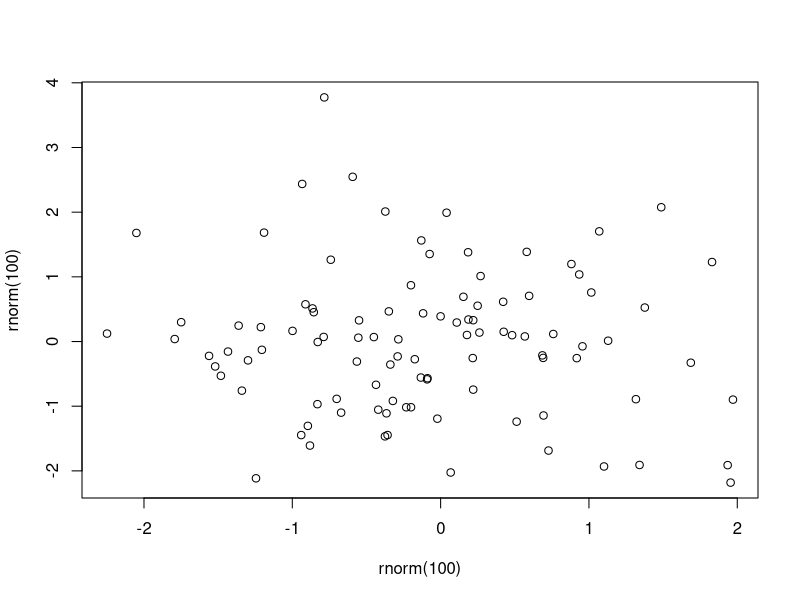
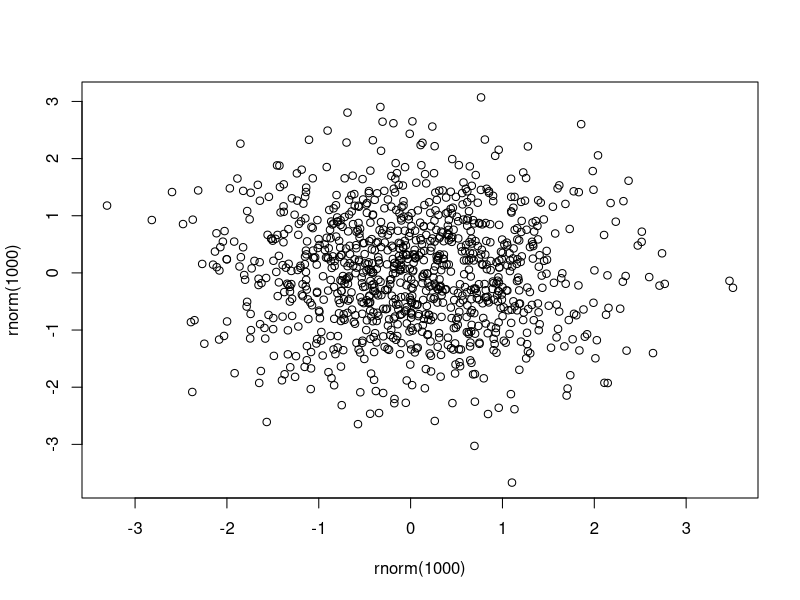
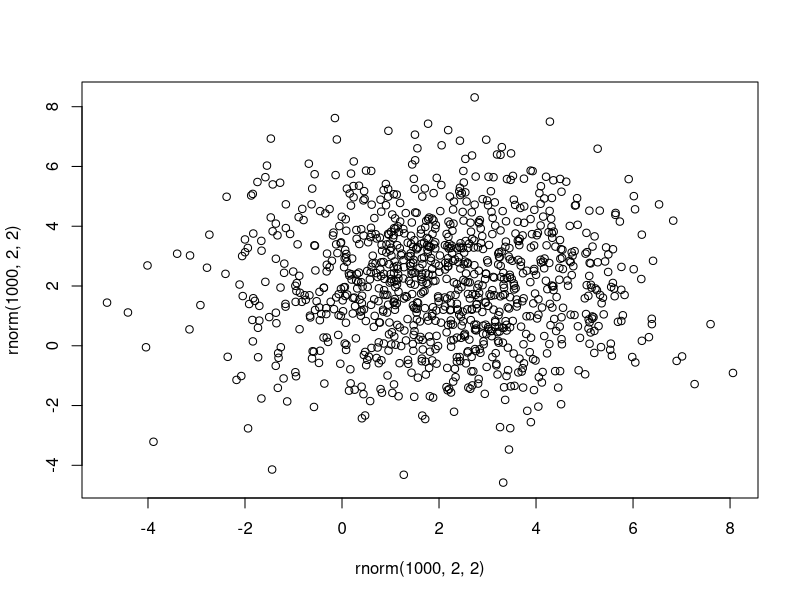

Generate these figures, in order, with R:
## ---- chunk 1
knitr::opts_chunk$set(echo = TRUE)
## ---- chunk 2
plot(rnorm(100), rnorm(100))
## ---- chunk 3
plot(rnorm(1000), rnorm(1000))
## ---- chunk 4
plot(rnorm(1000,2,2), rnorm(1000,2,2))
